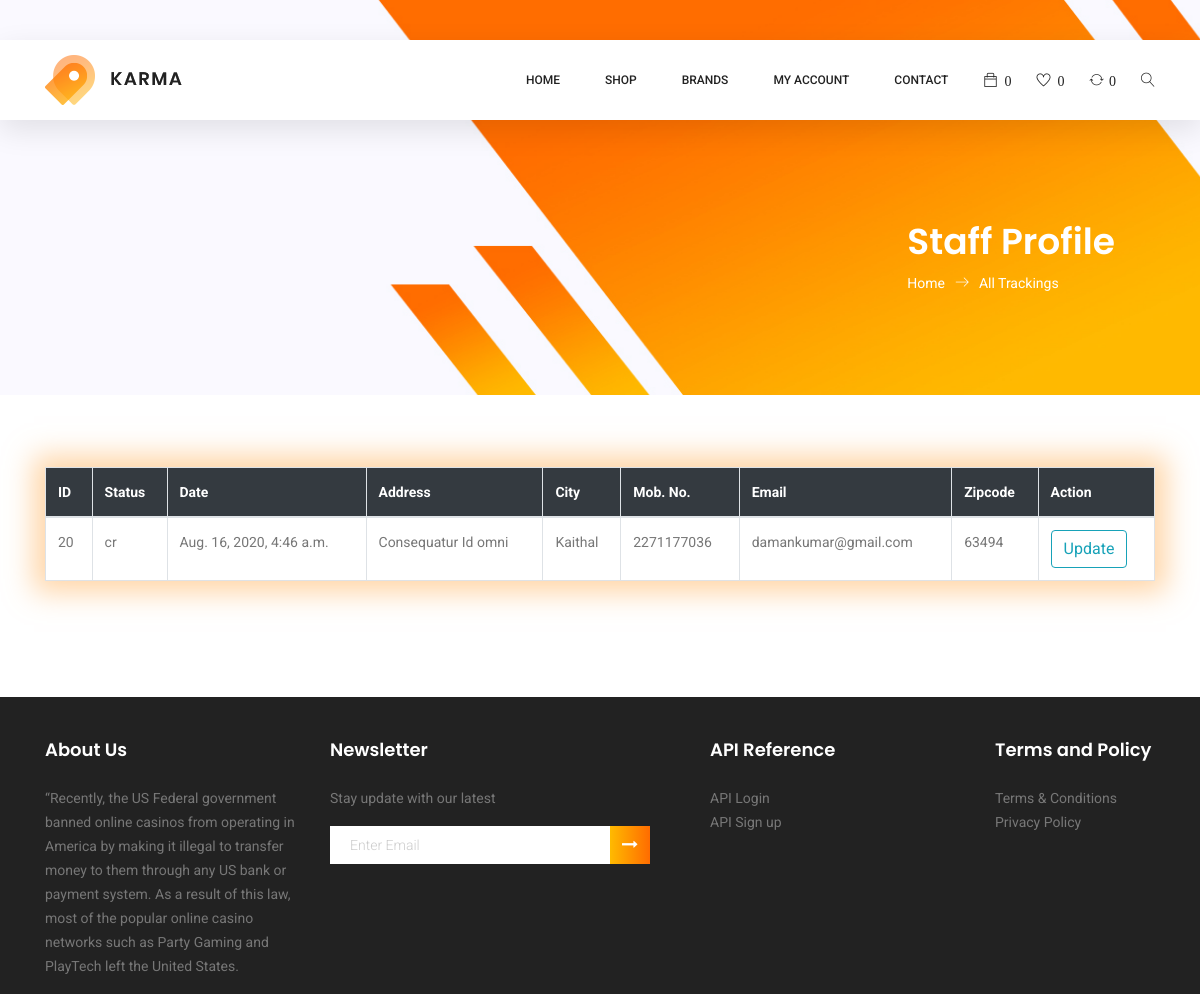
The page /Shopping/staff_profile on the database as committed earlier.
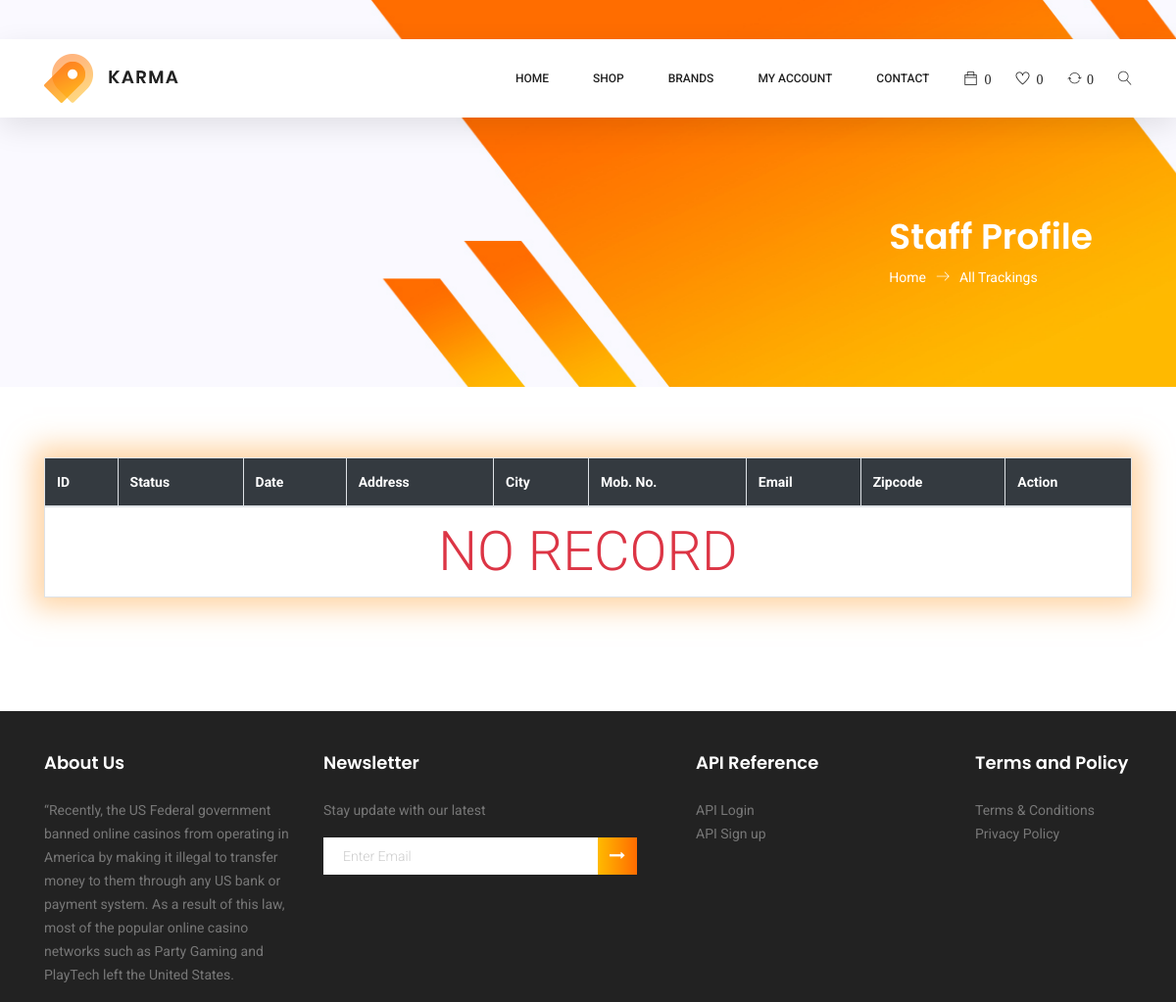
The same page on the database as committed later.
### Shopping/models.py (models this page shows, shortened)
class bill(models.Model):
    STATUS = [('pd', 'Pending'),('sp', 'Shipping'), ('dp', 'Dispatch'),('cr','Cancel')]
    PAYMENT_CHOICE = [('online','online'),('COD','COD')]
    datetime = models.DateTimeField(auto_now_add=True,verbose_name='Date')
    fname = models.CharField(max_length=255,verbose_name='First Name')
    lname = models.CharField(max_length=255,verbose_name='Last Name')
    grandtotal = models.FloatField(verbose_name='GrandTotal')
    payment_method = models.CharField(max_length=255,verbose_name='Payment Type',choices=PAYMENT_CHOICE,default=PAYMENT_CHOICE[0])
    city = models.CharField(max_length=255,verbose_name='City')
    zipcode = models.PositiveIntegerField(verbose_name='Zipcode')
    addr= models.TextField(verbose_name='Address')
    phn = models.IntegerField(verbose_name='Mobile Number')
    email = models.ForeignKey(settings.AUTH_USER_MODEL,on_delete=models.CASCADE,verbose_name='Email')
    status = models.CharField(max_length=255,verbose_name='Status',blank=True,null=True,choices=STATUS,default=STATUS[0])
    cancel = models.BooleanField(verbose_name="Cancelled Status",default=False)
    precieve = models.CharField(max_length=255,verbose_name='Person Recieve',blank=True,null=True)
    cpname = models.CharField(max_length=255,verbose_name='Company',blank=True,null=True)
    GST = models.FloatField(verbose_name="GST Tax",default=18.5)
    nettotal = models.FloatField(verbose_name="Net Total",blank=True,null=True)
    discounted_price = models.FloatField(verbose_name="Discounted Total",blank=True,null=True)
    cremark = models.TextField(blank=True,null=True)
    coupon = models.ForeignKey(Coupon,on_delete=models.CASCADE,verbose_name='Apply Coupon',null=True,blank=True)
    objects = models.Manager
    def __str__(self):
        return str(self.id)
    class Meta:
        ordering = ('-datetime',)

class User(AbstractBaseUser):
    email = models.EmailField(max_length=255,unique=True,verbose_name="Email")
    name = models.CharField(max_length=50,verbose_name="Name",null=True,blank=True)
    active = models.BooleanField(default=False)
    age = models.IntegerField(validators=[MinValueValidator(0),MaxValueValidator(100)],verbose_name="Age",null=True,blank=True)
    phn_no = models.CharField(max_length=12,verbose_name="Mobile No.",validators=[phn_no_validation],null=True,blank=True)
    pro_pic = models.ImageField(verbose_name="Profile Pic",null=True,blank=True)
    background_pic = models.ImageField(verbose_name="Background Wallpaper",null=True,blank=True)
    client = models.BooleanField(default=False)
    staff = models.BooleanField(default=False)
    admin = models.BooleanField(default=False)
    USERNAME_FIELD = 'email'
    REQUIRED_FIELDS = []
    def __str__(self):  # __unicode__ on Python 2
        return self.email
    objects = UserManager()

### Shopping/views.py (the view)
# urls.py: path('staff_profile', staff_profile.as_view(), name='staff_profile'),
class staff_profile(View):
    def get(self, request):
        data = bill.objects.all()
        print(data)
        form = TrackingForm()
        return render(request, 'staff_profile.html', {'context': data})

### templates/staff_profile.html (shortened to what this page needs)
{% extends 'base.html' %}{% load static %}
{% block content %}
<section class="banner-area organic-breadcrumb">
    <div class="container">
        <div class="breadcrumb-banner d-flex flex-wrap align-items-center justify-content-end">
            <div class="col-first">
                <h1>Staff Profile</h1>
                <nav class="d-flex align-items-center">
                    <a href="/Shopping">Home<span class="lnr lnr-arrow-right"></span></a>
                    <a class="text-white">All Trackings</a>
                </nav>
            </div>
        </div>
    </div>
</section>
<br><br><br>
<section class="contact_area section_gap_bottom">
    <div class="container">
        <table class="table table-bordered table-hover">
            <thead>
            <tr class="bg-dark text-white">
                <th>ID</th>
                <th>Status</th>
                <th>Date</th>
                <th>Address</th>
                <th>City</th>
                <th>Mob. No.</th>
                <th>Email</th>
                <th>Zipcode</th>
                <th>Action</th>
            </tr>
            </thead>
            <tbody>
            {% if context|length > 0 %}
                {% for b in context %}
                    <tr>
                        <td>{{ b.id }}</td>
                        <td>{{ b.status }}</td>
                        <td>{{ b.datetime }}</td>
                        <td>{{ b.addr }}</td>
                        <td>{{ b.city }}</td>
                        <td>{{ b.phn }}</td>
                        <td>{{ b.email }}</td>
                        <td>{{ b.zipcode }}</td>
                        <td><a href="{% url 'Shopping:staff_profile_update' b.id %}" class="btn btn-outline-info">Update</a></td>
                    </tr>
                {% endfor %}
            {% else %}
                <tr>
                    <td colspan="9">
                        <div class="text-uppercase text-center display-4 text-danger">No Record</div>
                    </td>
                </tr>
            {% endif %}
            </tbody>
        </table>
    </div>
</section>
{% endblock %}

### templates/base.html (shortened to what this page needs)
<!DOCTYPE html>
<html lang="zxx" class="no-js">
<head>
    {% load static %}
</head>
<body>
{% include 'navbar.html' %}
{% block content %}
{% endblock %}
{% include 'footer.html' %}
</body>
</html>

### templates/navbar.html (shortened to what this page needs)
{% load static %}
{% url 'Shopping:Shopping' as home_url %}
{% url 'Shopping:AllProduct' as Allproduct_url %}
{% url 'Shopping:change_password' as change_password_url %}
{% url 'Shopping:myprofile' as myprofile_url %}
{% url 'Shopping:login' as login_url %}
{% url 'Shopping:signupform' as signupform_url %}
{% url 'Shopping:ContactUs' as ContactUs_url %}
{% url 'Shopping:myaccount' as myaccount_url %}
{% url 'Shopping:myprofile' as myprofile_url %}
<link rel="stylesheet" href="//code.jquery.com/ui/1.12.1/themes/base/jquery-ui.css">
<link rel="stylesheet" href="{% static 'css/linearicons.css' %}">
<link rel="stylesheet" href="{% static 'css/font-awesome.min.css' %}">
<link rel="stylesheet" href="{% static 'css/themify-icons.css' %}">
<link rel="stylesheet" href="{% static 'css/bootstrap.css' %}">
<link rel="stylesheet" href="{% static 'css/owl.carousel.css' %}">
<link rel="stylesheet" href="{% static 'css/nice-select.css' %}">
<link rel="stylesheet" href="{% static 'css/nouislider.min.css' %}">
<link rel="stylesheet" href="{% static 'css/ion.rangeSlider.css' %}"/>
<link rel="stylesheet" href="{% static 'css/ion.rangeSlider.skinFlat.css' %}"/>
<link rel="stylesheet" href="{% static 'css/magnific-popup.css' %}">
<link rel="stylesheet" href="{% static 'css/main.css' %}">
<link rel="stylesheet" href="https://cdnjs.cloudflare.com/ajax/libs/font-awesome/5.14.0/css/fontawesome.min.css"
/>
<link rel="stylesheet" href="{% static 'Input-Field-Star-Rating-Plugin-jQuery/css/simple-rating.css' %}">
<header class="header_area sticky-header">
    <div class="main_menu">
        <nav class="navbar navbar-expand-lg navbar-light main_box">
            <div class="container">
                <a class="navbar-brand logo_h" href="/Shopping"><img src="{% static 'img/logo.png' %}" alt=""></a>
                <div class="collapse navbar-collapse offset" id="navbarSupportedContent">
                    <ul class="nav navbar-nav menu_nav ml-auto">
                        <li class="nav-item"><a class="nav-link" href="{{ home_url }}">Home</a></li>
                        <li class="nav-item"><a class="nav-link" href="{{ Allproduct_url }}">Shop</a></li>
                        <li class="nav-item submenu dropdown">
                            <a href="#" id="id_brands" class="nav-link dropdown-toggle" data-toggle="dropdown"
                               role="button"
                               aria-haspopup="true"
                               aria-expanded="false">Brands</a>
                        </li>
                        <li class="nav-item submenu dropdown ">
                            <a href="#" class="nav-link dropdown-toggle" data-toggle="dropdown" role="button"
                               aria-haspopup="true"
                               aria-expanded="false">My Account</a>
                        </li>
                        <li class="nav-item"><a class="nav-link" href="{{ ContactUs_url }}">Contact</a></li>
                    </ul>
                    <ul class="nav navbar-nav navbar-right">
                        <li class="nav-item" title="Card"><a href="{% url 'Shopping:cart_detail' %}" class="cart"><span
                                class="ti-bag" id="cart-bar"> {{ request.session.cart|length }}</span></a></li>
                        <li class="nav-item" title="Wish List"><a
                                href="{% url 'Shopping:wishlist_detail' %}?next={{ request.get_full_path }}"
                                class="cart"><span
                                class="ti-heart" id="wishlist-bar"> {{ request.session.wishlist|length }}</span></a>
                        </li>
                        <li class="nav-item" title="Compare List"><a
                                href="{% url 'Shopping:compareList_detail' %}?next={{ request.get_full_path }}"
                                class="cart"><span
                                class="lnr lnr-sync"
                                id="compareList-bar"> {{ request.session.compareList|length }}</span></a></li>
                        <li class="nav-item">
                            <button class="search"><span class="lnr lnr-magnifier" id="search"></span></button>
                        </li>
                    </ul>
                </div>
            </div>
        </nav>
    </div>
</header>

### templates/footer.html (shortened to what this page needs)
{% load static %}
<footer class="footer-area">
    <div class="container">
        <div class="row">
            <div class="col-lg-3  col-md-6 col-sm-6">
                <div class="single-footer-widget">
                    <h6>About Us</h6>
                    <p>
                        “Recently, the US Federal government banned online casinos from operating in America by making
                        it illegal to transfer money to them through any US bank or payment system. As a result of this
                        law, most of the popular online casino networks such as Party Gaming and PlayTech left the
                        United States.
                    </p>
                </div>
            </div>
            <div class="col-lg-4  col-md-6 col-sm-6">
                <div class="single-footer-widget">
                    <h6>Newsletter</h6>
                    <p>Stay update with our latest</p>
                    <div class="" id="mc_embed_signup">
                        <form novalidate="true" action="{% url 'Shopping:News' %}?next={{ request.get_full_path }}"
                              method="post" class="form-inline">
                            <div class="d-flex flex-row">
                                <input class="form-control" name="nwem" id="nwem" placeholder="Enter Email"
                                       onfocus="this.placeholder = ''" onblur="this.placeholder = 'Enter Email '"
                                       required="" type="email">
                                <button class="click-btn btn btn-default"><i class="fa fa-long-arrow-right"
                                                                             aria-hidden="true"></i></button>
                            </div>
                        </form>
                    </div>
                </div>
            </div>
            <div class="col-lg-3  col-md-6 col-sm-6">
                <div class="single-footer-widget">
                    <h6>API Reference</h6>
                    <ul style="list-style: none" id="footerAPI">
                        <li><a href="{% url 'Shopping:APIview' %}" class="footer-text">API Login</a></li>
                        <li><a href="{% url 'Shopping:APIviewSignUp' %}">API Sign up</a></li>
                    </ul>
                </div>
            </div>
            <div class="col-lg-2 col-md-6 col-sm-6">
                <div class="single-footer-widget">
                    <h6>Terms and Policy</h6>
                    <ul style="list-style: none" id="footerAPI">
                        <li><a href="{% url 'Shopping:term_condition' %}" class="footer-text">Terms & Conditions</a></li>
                        <li><a href="{% url 'Shopping:policy' %}" class="footer-text">Privacy Policy</a></li>
                    </ul>
                </div>
            </div>
        </div>
    </div>
</footer>

### templates/staff_profile.html (style rules this page uses)
table { -ms-filter: "progid:DXImageTransform.Microsoft.Shadow(Strength=27, Direction=0, Color=#FFAC4D)"; -moz-box-shadow: 0 0 27px 11px rgba(255, 172, 77, 0.5); -webkit-box-shadow: 0 0 27px 11px rgba(255, 172, 77, 0.5); box-shadow: 0 0 27px 11px rgba(255, 172, 77, 0.5); filter: progid:DXImageTransform.Microsoft.Shadow(Strength=27, Direction=135, Color=#FFAC4D); }

Rows that differ between the two databases and show on the page:
removed bill: id "20", status "cr", datetime "Aug. 16, 2020, 4:46 a.m.", addr "Consequatur Id omni", city "Kaithal", phn "2271177036", email "damankumar@gmail.com", zipcode "63494"
Other text that changed with them:
text now shown: "NO RECORD"
